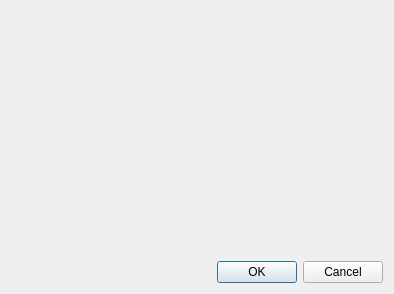
<?xml version="1.0" encoding="UTF-8"?>
<ui version="4.0">
 <class>Dialog</class>
 <widget class="QDialog" name="Dialog">
  <property name="geometry">
   <rect>
    <x>0</x>
    <y>0</y>
    <width>394</width>
    <height>294</height>
   </rect>
  </property>
  <property name="windowTitle">
   <string>Dialog</string>
  </property>
  <layout class="QGridLayout" name="gridLayout">
   <item row="0" column="0">
    <widget class="QLabel" name="lbl">
     <property name="text">
      <string/>
     </property>
    </widget>
   </item>
   <item row="1" column="0">
    <widget class="QDialogButtonBox" name="buttonBox">
     <property name="orientation">
      <enum>Qt::Horizontal</enum>
     </property>
     <property name="standardButtons">
      <set>QDialogButtonBox::Cancel|QDialogButtonBox::Ok</set>
     </property>
    </widget>
   </item>
  </layout>
 </widget>
 <resources/>
 <connections>
  <connection>
   <sender>buttonBox</sender>
   <signal>accepted()</signal>
   <receiver>Dialog</receiver>
   <slot>accept()</slot>
   <hints>
    <hint type="sourcelabel">
     <x>248</x>
     <y>254</y>
    </hint>
    <hint type="destinationlabel">
     <x>157</x>
     <y>274</y>
    </hint>
   </hints>
  </connection>
  <connection>
   <sender>buttonBox</sender>
   <signal>rejected()</signal>
   <receiver>Dialog</receiver>
   <slot>reject()</slot>
   <hints>
    <hint type="sourcelabel">
     <x>316</x>
     <y>260</y>
    </hint>
    <hint type="destinationlabel">
     <x>286</x>
     <y>274</y>
    </hint>
   </hints>
  </connection>
 </connections>
</ui>
